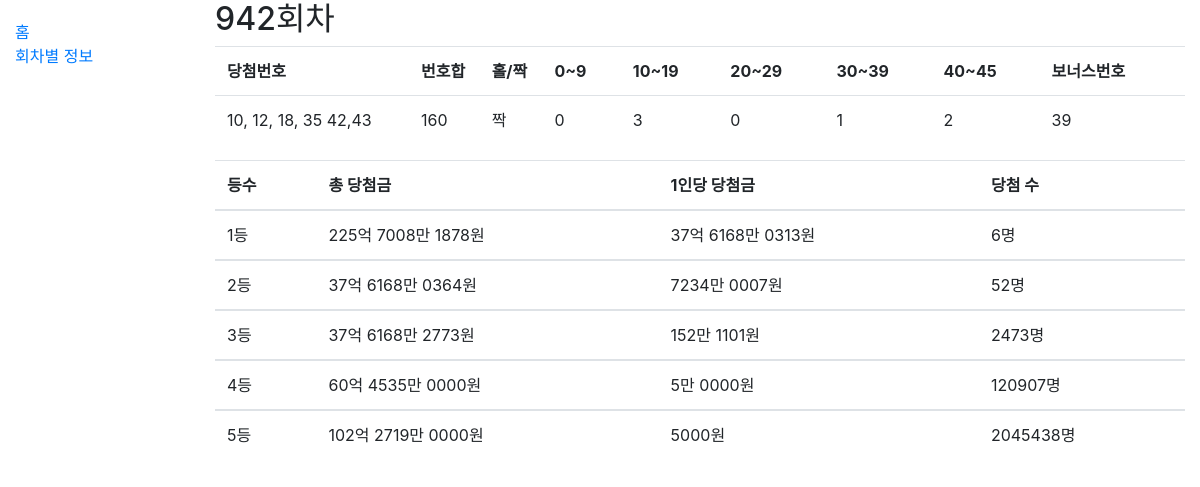
Screenshot of /catalog/round/942 with the database file from the repository.
### catalog/models.py (models this page shows, shortened)
class Round(models.Model):
    round_num = models.IntegerField(help_text='Number of round', primary_key=True)
    first_win_num = models.IntegerField(help_text='First winning number of the round')
    second_win_num = models.IntegerField(help_text='Second winning number of the round')
    third_win_num = models.IntegerField(help_text='Third winning number of the round')
    fourth_win_num = models.IntegerField(help_text='Fourth winning number of the round')
    fifth_win_num = models.IntegerField(help_text='Fifth winning number of the round')
    sixth_win_num = models.IntegerField(help_text='Sixth winning number of the round')
    bonus_num = models.IntegerField(help_text='Bonus number of the round')
    first_win_money = models.BigIntegerField(help_text='Total winning money for first place')
    second_win_money = models.BigIntegerField(help_text='Total winning money for second place')
    third_win_money = models.BigIntegerField(help_text='Total winning money for third place')
    fourth_win_money = models.BigIntegerField(help_text='Total winning money for fourth place')
    fifth_win_money = models.BigIntegerField(help_text='Total winning money for fifth place')
    num_first_winner = models.IntegerField(help_text='Number of first place winner')
    num_second_winner = models.IntegerField(help_text='Number of second place winner')
    num_third_winner = models.IntegerField(help_text='Number of third place winner')
    num_fourth_winner = models.IntegerField(help_text='Number of fourth place winner')
    num_fifth_winner = models.IntegerField(help_text='Number of fifth place winner')
    num_auto = models.IntegerField(help_text='Number of winner by auto type', blank=True, null=True)
    num_manual = models.IntegerField(help_text='Number of winner by manual type', blank=True, null=True)
    num_halfauto = models.IntegerField(help_text='Number of winner by halfauto type', blank=True, null=True)
    first_stores = models.ManyToManyField('Store', help_text='Stores that won first place', blank=True,
                                          related_name='first_stores')
    second_stores = models.ManyToManyField('Store', help_text='Stores that won second place', blank=True,
                                           related_name='second_stores')
    @property
    def get_win_info(self):
        win_moneys = [self.first_win_money, self.second_win_money, self.third_win_money, self.fourth_win_money,
                    self.fifth_win_money]
        num_winners = [self.num_first_winner, self.num_second_winner, self.num_third_winner, self.num_fourth_winner,
                    self.num_fifth_winner]
        results = []
        for i in range(5):
            info = []
            info.append(i+1)
            info.append(money2readble(win_moneys[i]))
            info.append(money2readble(int(win_moneys[i]/num_winners[i])))
            info.append(num_winners[i])
            results.append(info)
        return results
    @property
    def get_range_cnt(self):
        win_nums = [self.first_win_num, self.second_win_num, self.third_win_num, self.fourth_win_num, self.fifth_win_num, self.sixth_win_num]
        results = []
        for i in range(1, 6):
            cnt = 0
            lower = 10*(i-1)
            upper = 10*i
            for num in win_nums:
                if num >= lower and num < upper:
                    cnt += 1
            results.append(cnt)
        return results
    def get_num_sum(self):
        return self.first_win_num+self.second_win_num+self.third_win_num+self.fourth_win_num+self.fifth_win_num+self.sixth_win_num
    def get_oddity(self):
        if self.get_num_sum()%2:
            return "홀"
        return "짝"

### catalog/views.py (the view)
# urls.py: path('round/<int:pk>', views.roundDetailView.as_view(), name='round-detail'),
class roundDetailView(generic.DetailView):
    model = Round

### catalog/models.py (called while the page is built)
def money2readble(money):
    money=str(money)
    money_len=len(money)
    if money_len<5:
        return money+'원'
    elif money_len<9:
        return money[0:money_len-4]+'만 '+money[money_len-4:money_len]+'원'
    elif money_len<13:
        return money[0:money_len-8]+'억 '+money[money_len-8:money_len-4]+'만 '+money[money_len-4:money_len]+'원'
    elif money_len<17:
        return money[0:money_len-12]+'조 '+money[money_len-12:money_len-8]+'억 '+money[money_len-8:money_len-4]+'만 '+money[money_len-4:money_len]+'원'

### catalog/templates/catalog/round_detail.html
{% extends "base_generic.html" %}
{% block content %}
  <h2>{{ round.round_num }}회차</h2>
    <table class = "table table-hover ">
      <colgroup>
        <col width="20%">
        <col width="20" span="2">
        <col width="10" span="5">
        <col width="15%">
      </colgroup>
    <tr>
      <th class="tg-21xh"> 당첨번호 </th>
      <th class="tg-21xh"> 번호합 </th>
      <th class="tg-21xh"> 홀/짝 </th>
      <th class="tg-21xh"> 0~9 </th>
      <th class="tg-21xh"> 10~19 </th>
      <th class="tg-21xh"> 20~29 </th>
      <th class="tg-21xh"> 30~39 </th>
      <th class="tg-21xh"> 40~45 </th>
      <th class="tg-21xh">보너스번호</th>
    </tr>
    <tr>
      <td>{{ round.first_win_num }}, {{ round.second_win_num }}, {{ round.third_win_num }}, {{ round.fourth_win_num }}
  {{ round.fifth_win_num }},{{ round.sixth_win_num }}</td>
      <td>{{ round.get_num_sum }}</td>
      <td>{{ round.get_oddity }}</td>
      <td>{{ round.get_range_cnt.0 }}</td>
      <td>{{ round.get_range_cnt.1 }}</td>
      <td>{{ round.get_range_cnt.2 }}</td>
      <td>{{ round.get_range_cnt.3 }}</td>
      <td>{{ round.get_range_cnt.4 }}</td>
      <td>{{ round.bonus_num }}</td>
    </tr>
  </table>
<table class="table table-hover ">
    <thead>
        <th>등수</th>
        <th>총 당첨금</th>
        <th>1인당 당첨금</th>
        <th>당첨 수</th>
    </thead>
    {% for info in round.get_win_info %}
    <tbody>
        <td>{{ info.0 }}등</td>
            <td>{{ info.1 }}</td><td>{{ info.2 }}</td><td>{{ info.3 }}명</td>
    </tbody>
    {% endfor %}
</table>
{% endblock %}

### rows the page displays
Round: round_num "942", first_win_num "10", second_win_num "12", third_win_num "18", fourth_win_num "35", fifth_win_num "42", sixth_win_num "43", get_num_sum "160", get_oddity "짝", get_range_cnt.0 "0", get_range_cnt.1 "3", get_range_cnt.2 "0", get_range_cnt.3 "1", get_range_cnt.4 "2", bonus_num "39"

### other values shown
{{ info.0 }} "1" "2" "3" "4" "5"
{{ info.1 }} "225억 7008만 1878원" "37억 6168만 0364원" "37억 6168만 2773원" "60억 4535만 0000원" "102억 2719만 0000원"
{{ info.2 }} "37억 6168만 0313원" "7234만 0007원" "152만 1101원" "5만 0000원" "5000원"
{{ info.3 }} "6" "52" "2473" "120907" "2045438"
